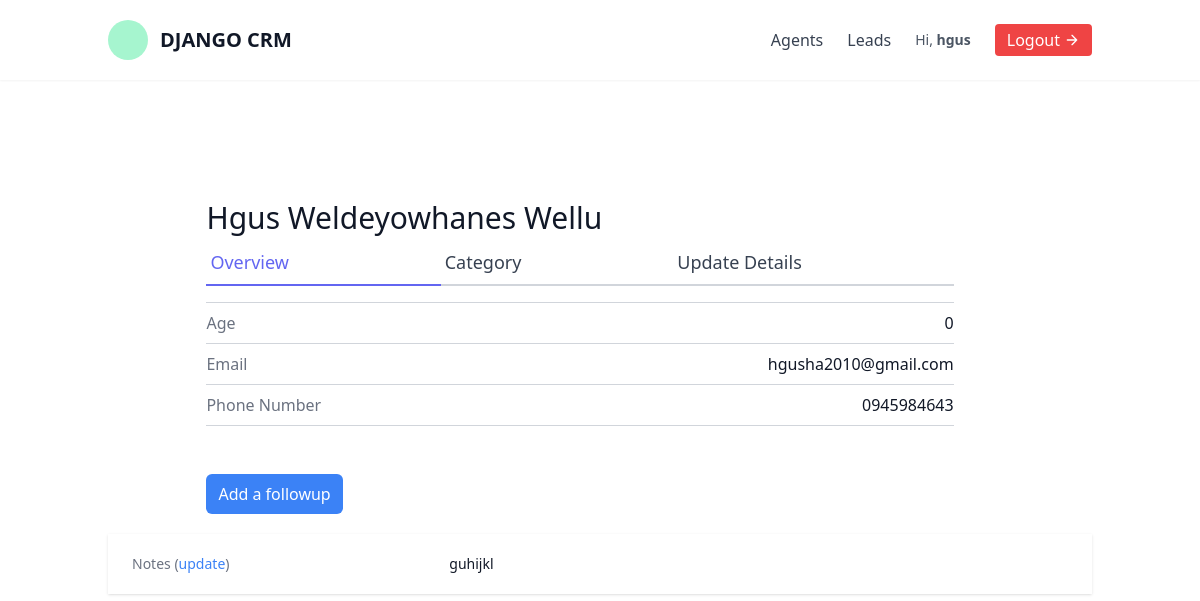
Screenshot of /leads/3/ (signed in) with the database file from the repository.
### leads/models.py (models this page shows, shortened)
class User(AbstractUser):
    is_organisor = models.BooleanField(default=True)
    is_agent = models.BooleanField(default=False)

class Lead(models.Model):
    first_name = models.CharField(max_length=20)
    last_name = models.CharField(max_length=20)
    age = models.IntegerField(default=0)
    organisation = models.ForeignKey(UserProfile, on_delete=models.CASCADE)
    agent = models.ForeignKey("Agent", null=True, blank=True, on_delete=models.SET_NULL)
    category = models.ForeignKey("Category", related_name="leads", null=True, blank=True, on_delete=models.SET_NULL)
    description = models.TextField(null=True, blank=True)
    date_added = models.DateTimeField(auto_now_add=True, null=True)
    phone_number = models.CharField(max_length=20,null=True, blank=True)
    email = models.EmailField(null=True, blank=True)
    profile_picture = models.ImageField(null=True, blank=True, upload_to="profile_pictures/")
    converted_date = models.DateTimeField(null=True, blank=True)
    objects = LeadManager()

class FollowUp(models.Model):
    lead = models.ForeignKey(Lead, related_name="followups", on_delete=models.CASCADE)
    date_added = models.DateTimeField(auto_now_add=True)
    notes = models.TextField(blank=True, null=True)
    file = models.FileField(null=True, blank=True, upload_to=handle_upload_follow_ups)

### leads/views.py (the view)
# urls.py: path('<int:pk>/', views.LeadDetailView.as_view(), name='lead-detail'),
class LeadDetailView(LoginRequiredMixin, generic.DetailView):
    template_name = "leads/lead_detail.html"
    context_object_name = "lead"
    def get_queryset(self):
        user = self.request.user
        if user.is_organisor:
            queryset = models.Lead.objects.filter(organisation=user.userprofile)
        else:
            queryset = models.Lead.objects.filter(organisation=user.agent.organisation)
            queryset = queryset.filter(agent__user=user)
        return queryset

### leads/models.py (called while the page is built)
    def get_queryset(self):
        return super().get_queryset()

### leads/templates/leads/lead_detail.html (shortened to what this page needs)
{% extends "base.html" %}
{% block content %}
<section class="text-gray-700 body-font overflow-hidden">
    <div class="container px-5 py-24 mx-auto">
        <div class="lg:w-4/5 mx-auto flex flex-wrap">
            <div class="w-full lg:pr-10 lg:py-6 mb-6 lg:mb-0">
                <div class="w-full flex items-center justify-between space-x-6">
                    <div class="flex-1 truncate">
                        <div class="flex items-center space-x-3">
                            <h3 class="text-3xl text-gray-900 font-medium truncate">{{ lead.first_name }} {{ lead.last_name }}</h3>
                        </div>
                    </div>
                </div>
                <div class="flex mb-4">
                    <a href="{% url 'leads:lead-detail' lead.pk %}" class="flex-grow text-indigo-500 border-b-2 border-indigo-500 py-2 text-lg px-1">
                        Overview
                    </a>
                    <a href="{% url 'leads:lead-category-update' lead.pk %}" class="flex-grow border-b-2 border-gray-300 py-2 text-lg px-1">
                        Category
                    </a>
                    <a href="{% url 'leads:lead-update' lead.pk %}" class="flex-grow border-b-2 border-gray-300 py-2 text-lg px-1">
                        Update Details
                    </a>
                </div>
                <div class="flex border-t border-gray-300 py-2">
                    <span class="text-gray-500">Age</span>
                    <span class="ml-auto text-gray-900">{{ lead.age }}</span>
                </div>
                <div class="flex border-t border-gray-300 py-2">
                    <span class="text-gray-500">Email</span>
                    <span class="ml-auto text-gray-900">{{ lead.email }}</span>
                </div>
                <div class="flex border-t border-b mb-6 border-gray-300 py-2">
                    <span class="text-gray-500">Phone Number</span>
                    <span class="ml-auto text-gray-900">{{ lead.phone_number }}</span>
                </div>
            </div>
        <a href="{% url 'leads:lead-followup-create' lead.pk %}" class="text-white bg-blue-500 hover:bg-blue-600 px-3 py-2 rounded-md">Add a followup</a>
        </div>
        {% for followup in lead.followups.all %}
            <div class="mt-5 shadow px-4 sm:px-6">
                <div class="py-4 sm:py-5 sm:grid sm:grid-cols-3 sm:gap-4">
                    <dt class="text-sm font-medium text-gray-500">
                    Notes (<a href="{% url 'leads:lead-followup-update' followup.pk %}" class="text-blue-500 hover:text-blue-700">update</a>)
                    </dt>
                    <dd class="mt-1 text-sm text-gray-900 sm:mt-0 sm:col-span-2">
                    {{ followup.notes }}
                    </dd>
                </div>
            </div>
        {% endfor %}
    </div>
  </section>
{% endblock content %}

### templates/navbar.html (shortened to what this page needs)
<header class="text-gray-700 body-font bg-white shadow-sm">
  <div class="container mx-auto flex flex-wrap p-5 flex-col md:flex-row items-center justify-between">
    <a href="{% url 'dashboard' %}" class="flex title-font font-medium items-center text-gray-900 mb-4 md:mb-0">
      <svg id="Layer_1" class="w-10 h-10" viewBox="0 0 512 512" xmlns="http://www.w3.org/2000/svg">
        <circle cx="256" cy="256" r="256" fill="#a6f5cf"/>
      </svg>
      <span class="ml-3 text-xl font-semibold">DJANGO CRM</span>
    </a>
    <div class="flex items-center space-x-6 ml-auto">
      {% if request.user.is_authenticated %}
        {% if request.user.is_organisor %}
          <a href="{% url 'agents:agent-list' %}" class="hover:text-indigo-600 font-medium">Agents</a>
        {% endif %}
        <a href="{% url 'leads:lead-list' %}" class="hover:text-indigo-600 font-medium">Leads</a>
        <span class="text-sm text-gray-600">Hi, <strong>{{ request.user.username }}</strong></span>
        <a href="{% url 'logout' %}" class="inline-flex items-center bg-red-500 text-white border-0 py-1 px-3 rounded hover:bg-red-600 transition">
          Logout
          <svg fill="none" stroke="currentColor" stroke-linecap="round" stroke-linejoin="round"
               stroke-width="2" class="w-4 h-4 ml-1" viewBox="0 0 24 24">
            <path d="M5 12h14M12 5l7 7-7 7"></path>
          </svg>
        </a>
      {% endif %}
    </div>
  </div>
</header>

### rows the page displays
User: user.username "hgus"
Lead: first_name "Hgus Weldeyowhanes", last_name "Wellu", age "0", email "hgusha2010@gmail.com", phone_number "0945984643"
FollowUp: notes "guhijkl"
